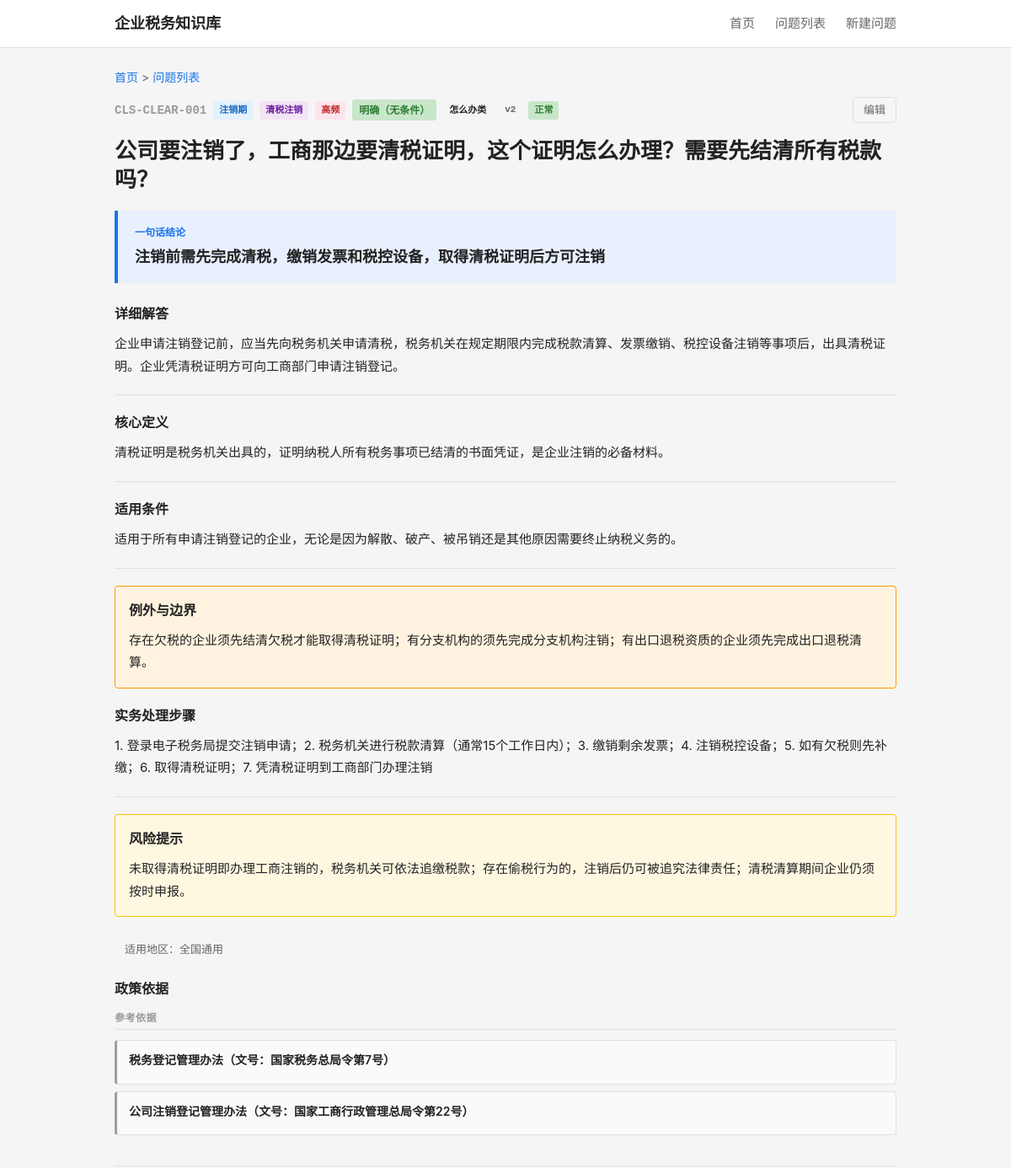
Page /question/CLS-CLEAR-001 (signed in, upper part) on the earlier database version.
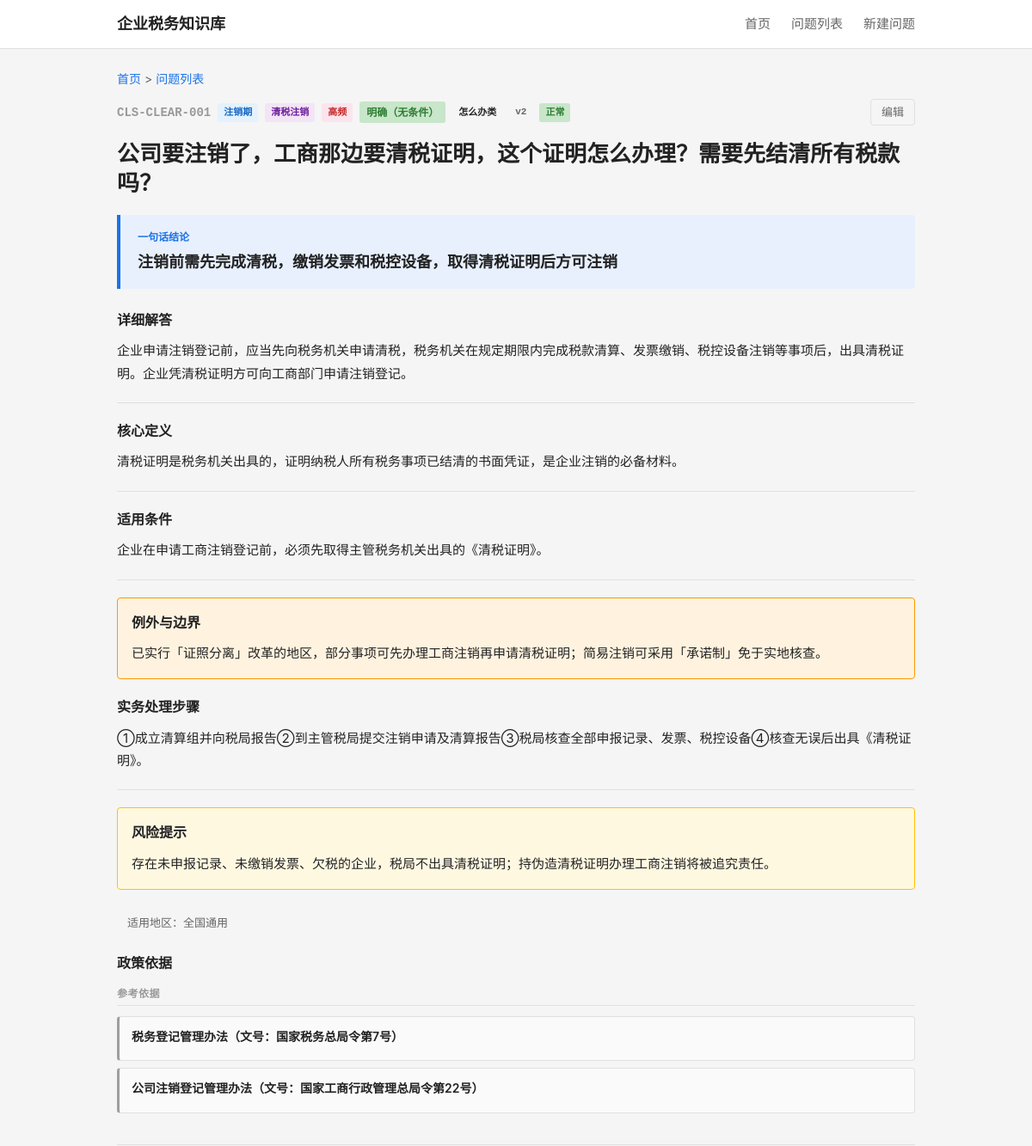
Same page on the later database version.
### tables this page shows
CREATE TABLE question_master (
    id              INTEGER PRIMARY KEY AUTOINCREMENT,
    question_code   TEXT NOT NULL UNIQUE,
    question_title  TEXT NOT NULL,
    question_plain  TEXT NOT NULL,

    -- 分类
    stage_code      TEXT NOT NULL,
    module_code     TEXT NOT NULL,
    question_type   TEXT NOT NULL,

    -- 答案
    one_line_answer TEXT NOT NULL,
    detailed_answer TEXT,
    core_definition TEXT,

    -- 条件与边界
    applicable_conditions TEXT,
    exceptions_boundary   TEXT,

    -- 实务
    practical_steps TEXT,
    risk_warning    TEXT,

    -- 适用范围
    scope_level     TEXT NOT NULL DEFAULT 'scope_national',
    local_region    TEXT,

    -- 确定性
    answer_certainty TEXT NOT NULL DEFAULT 'certain_clear',

    -- 元数据
    keywords        TEXT,
    high_frequency_flag INTEGER NOT NULL DEFAULT 0,
    newbie_flag     INTEGER NOT NULL DEFAULT 0,

    -- 版本管理
    status          TEXT NOT NULL DEFAULT 'draft',
    version_no      INTEGER NOT NULL DEFAULT 1,

    -- 审计字段
    created_at      TEXT NOT NULL DEFAULT (datetime('now')),
    updated_at      TEXT NOT NULL DEFAULT (datetime('now'))
);

CREATE TABLE question_policy_link (
    id              INTEGER PRIMARY KEY AUTOINCREMENT,
    question_id     INTEGER NOT NULL,
    policy_id       INTEGER NOT NULL,
    support_type    TEXT NOT NULL,
    support_note    TEXT,
    display_order   INTEGER NOT NULL DEFAULT 1,

    FOREIGN KEY (question_id) REFERENCES question_master(id) ON DELETE CASCADE,
    FOREIGN KEY (policy_id)   REFERENCES policy_basis(id)    ON DELETE CASCADE
);

CREATE TABLE policy_basis (
    id              INTEGER PRIMARY KEY AUTOINCREMENT,
    policy_code     TEXT NOT NULL UNIQUE,
    policy_name     TEXT NOT NULL,
    document_no     TEXT,
    article_ref     TEXT,

    -- 政策层级
    policy_level    TEXT NOT NULL,

    -- 有效期
    effective_date  TEXT,
    expiry_date     TEXT,
    current_status  TEXT NOT NULL DEFAULT 'effective',

    -- 内容摘要
    policy_summary  TEXT,
    raw_quote_short TEXT,

    -- 适用范围
    region_scope    TEXT DEFAULT 'national',

    -- 备注
    remarks         TEXT,

    -- 审计字段
    created_at      TEXT NOT NULL DEFAULT (datetime('now')),
    updated_at      TEXT NOT NULL DEFAULT (datetime('now'))
);

### backend/app.py (the view)
    @app.route('/question/<question_code>')
    def question_detail(question_code):
        from services.question_service import QuestionService
        svc = QuestionService()
        detail = svc.get_question_detail(question_code)
        if not detail:
            return "问题不存在", 404
        stages = svc.get_stages()
        modules = svc.get_modules()
        return render_template('detail.html',
                               detail=detail, stages=stages, modules=modules)

### backend/services/question_service.py (called while the page is built)
    def _query(self, sql, params=None):
        conn = sqlite3.connect(self.db_path)
        conn.execute("PRAGMA foreign_keys = ON")
        conn.row_factory = sqlite3.Row
        cur = conn.cursor()
        if params:
            cur.execute(sql, params)
        else:
            cur.execute(sql)
        rows = cur.fetchall()
        conn.close()
        return [dict(r) for r in rows]

    def _query_one(self, sql, params=None):
        rows = self._query(sql, params)
        return rows[0] if rows else None

    def get_stages(self):
        return self._query("""
            SELECT tag_code, tag_name
            FROM tag_dict
            WHERE tag_category = 'stage'
            ORDER BY display_order
        """)

    def get_modules(self):
        return self._query("""
            SELECT tag_code, tag_name
            FROM tag_dict
            WHERE tag_category = 'module'
            ORDER BY display_order
        """)

### frontend/templates/detail.html (shortened to what this page needs)
{% extends "base.html" %}
{% macro certainty_label(code) %}
    {% if code == 'certain_clear' %}<span class="certainty-tag clear">明确（无条件）</span>
    {% elif code == 'certain_condition' %}<span class="certainty-tag condition">有条件</span>
    {% elif code == 'certain_dispute' %}<span class="certainty-tag dispute">有争议</span>
    {% elif code == 'certain_practice' %}<span class="certainty-tag practice">实务做法</span>
    {% else %}<span class="certainty-tag">{{ code }}</span>{% endif %}
{% endmacro %}
{% macro question_type_label(code) %}
{%- if code == 'type_whether' -%}是否类
{%- elif code == 'type_how' -%}怎么办类
{%- elif code == 'type_definition' -%}定义类
{%- elif code == 'type_risk' -%}风险类
{%- elif code == 'type_time' -%}时限类
{%- elif code == 'type_why' -%}为什么类
{%- elif code == 'type_other' -%}其他类
{%- elif code == 'type_define' -%}定义类
{%- else -%}{{ code }}{%- endif -%}
{% endmacro %}
{% macro status_label(code) %}
    {% if code == 'active' %}正常
    {% elif code == 'draft' %}草稿
    {% elif code == 'pending' %}待复核
    {% elif code == 'archived' %}归档
    {% elif code == 'obsolete' %}过时
    {% else %}{{ code }}{% endif %}
{% endmacro %}
{% macro stage_label(code) %}
    {%- if code == 'SET' -%}设立期
    {%- elif code == 'OPR' -%}开业期
    {%- elif code == 'CHG' -%}变更期
    {%- elif code == 'RSK' -%}风险期
    {%- elif code == 'SUS' -%}停业期
    {%- elif code == 'CLS' -%}注销期
    {%- else -%}{{ code }}{%- endif -%}
{% endmacro %}
{% macro module_label(code) %}
    {%- if code == 'REG' -%}登记设立
    {%- elif code == 'DEC' -%}申报纳税
    {%- elif code == 'INV' -%}发票管理
    {%- elif code == 'VAT' -%}增值税
    {%- elif code == 'IIT' -%}个人所得税
    {%- elif code == 'CIT' -%}企业所得税
    {%- elif code == 'SSF' -%}社保公积金
    {%- elif code == 'CHG' -%}变更登记
    {%- elif code == 'CLEAR' -%}清税注销
    {%- elif code == 'RISK' -%}风险应对
    {%- elif code == 'FEE' -%}成本费用
    {%- elif code == 'PREF' -%}优惠政策
    {%- elif code == 'ETAX' -%}电子税务
    {%- else -%}{{ code }}{%- endif -%}
{% endmacro %}
{% block main %}
<div class="detail-header">
    <div class="breadcrumb">
        <a href="/">首页</a> &gt; <a href="/questions">问题列表</a>
    </div>
    <div class="question-meta-top">
        <span class="q-code-lg">{{ detail.question_code }}</span>
        <span class="q-badge stage">{{ stage_label(detail.stage_code) }}</span>
        <span class="q-badge module">{{ module_label(detail.module_code) }}</span>
        {% if detail.high_frequency_flag %}
        <span class="q-badge hf">高频</span>
        {% endif %}
        {{ certainty_label(detail.answer_certainty) }}
        <span class="q-badge">{{ question_type_label(detail.question_type) }}</span>
        <span class="q-badge version">v{{ detail.version_no }}</span>
        <span class="q-badge status-{{ detail.status }}">{{ status_label(detail.status) }}</span>
        <a href="/question/{{ detail.question_code }}/edit" class="edit-btn">编辑</a>
    </div>
</div>
<h1 class="detail-title">{{ detail.question_plain if detail.question_plain else detail.question_title }}</h1>
<div class="answer-box">
    <div class="answer-label">一句话结论</div>
    <div class="answer-content">{{ detail.one_line_answer }}</div>
</div>
{% if detail.detailed_answer %}
<div class="detail-section">
    <h3>详细解答</h3>
    <div class="detail-text">{{ detail.detailed_answer }}</div>
</div>
{% endif %}
{% if detail.core_definition %}
<div class="detail-section">
    <h3>核心定义</h3>
    <div class="detail-text">{{ detail.core_definition }}</div>
</div>
{% endif %}
{% if detail.applicable_conditions %}
<div class="detail-section">
    <h3>适用条件</h3>
    <div class="detail-text">{{ detail.applicable_conditions }}</div>
</div>
{% endif %}
{% if detail.exceptions_boundary %}
<div class="detail-section exception">
    <h3>例外与边界</h3>
    <div class="detail-text">{{ detail.exceptions_boundary }}</div>
</div>
{% endif %}
{% if detail.practical_steps %}
<div class="detail-section">
    <h3>实务处理步骤</h3>
    <div class="detail-text">{{ detail.practical_steps }}</div>
</div>
{% endif %}
{% if detail.risk_warning %}
<div class="detail-section warning">
    <h3>风险提示</h3>
    <div class="detail-text">{{ detail.risk_warning }}</div>
</div>
{% endif %}
{% if detail.scope_level == 'scope_national' %}
<div class="scope-note">适用地区：全国通用</div>
{% elif detail.scope_level == 'scope_provincial' %}
<div class="scope-note">适用地区：省级口径</div>
{% elif detail.scope_level == 'scope_local' %}
<div class="scope-note">适用地区：地方口径</div>
{% elif detail.local_region %}
<div class="scope-note local">地区：{{ detail.local_region }}</div>
{% endif %}
{% if detail.policies %}
{% set direct_policies = [] %}
{% set procedure_policies = [] %}
{% set other_policies = [] %}
{% for p in detail.policies %}
    {% if p.support_type == 'support_direct' %}{% do direct_policies.append(p) %}{% endif %}
    {% if p.support_type == 'support_procedure' %}{% do procedure_policies.append(p) %}{% endif %}
    {% if p.support_type not in ['support_direct', 'support_procedure'] %}{% do other_policies.append(p) %}{% endif %}
{% endfor %}
<div class="detail-section policies-section">
    <h3>政策依据</h3>
    {% if other_policies %}
    <div class="policy-group">
        <div class="policy-group-label">参考依据</div>
        <ul class="policy-list">
            {% for p in other_policies %}
            <li class="policy-item type-other">
                <div class="policy-title">{{ p.policy_name }}{% if p.article_ref %}（文号：{{ p.document_no }}）{% endif %}</div>
            </li>
            {% endfor %}
        </ul>
    </div>
    {% endif %}
</div>
{% endif %}
{% endblock %}

### frontend/templates/base.html (shortened to what this page needs)
<!DOCTYPE html>
<html lang="zh-CN">
<head>
    <link rel="stylesheet" href="{{ url_for('static', filename='css/style.css') }}">
</head>
<body>
    <header class="site-header">
        <div class="container header-inner">
            <a href="/" class="logo">企业税务知识库</a>
            <nav class="main-nav">
                <a href="/">首页</a>
                <a href="/questions">问题列表</a>
                <a href="/question/new">新建问题</a>
            </nav>
        </div>
    </header>
    <main class="container main-content">
        {% block main %}{% endblock %}
    </main>
</body>
</html>

### frontend/static/css/style.css (style rules this page uses)
:root { --bg: #f5f5f5; --surface: #ffffff; --border: #e0e0e0; --text: #222222; --text-secondary: #666666; --text-light: #999999; --accent: #1a73e8; --accent-hover: #1557b0; --warning-bg: #fff8e1; --warning-border: #ffc107; --exception-bg: #fff3e0; --exception-border: #ff9800; --tag-stage: #e3f2fd; --tag-module: #f3e5f5; --tag-hf: #fce4ec; --tag-newbie: #e8f5e9; --certainty-clear: #c8e6c9; --certainty-condition: #fff9c4; --certainty-dispute: #ffcdd2; }
* { box-sizing: border-box; margin: 0; padding: 0; }
body { font-family: -apple-system, BlinkMacSystemFont, "Segoe UI", Roboto, "Helvetica Neue", Arial, sans-serif; background: var(--bg); color: var(--text); line-height: 1.6; }
a { color: var(--accent); text-decoration: none; }
.container { max-width: 960px; margin: 0 auto; padding: 0 16px; }
.main-content { padding: 24px 16px 48px; }
.site-header { background: var(--surface); border-bottom: 1px solid var(--border); padding: 0 16px; }
.header-inner { display: flex; align-items: center; justify-content: space-between; height: 56px; }
.logo { font-size: 18px; font-weight: 700; color: var(--text); }
.main-nav { display: flex; gap: 24px; }
.main-nav a { color: var(--text-secondary); font-size: 15px; }
.q-code-lg { font-size: 14px; color: var(--text-light); font-family: monospace; font-weight: 600; }
.q-badge { font-size: 11px; padding: 2px 7px; border-radius: 3px; font-weight: 600; }
.q-badge.stage { background: var(--tag-stage); color: #1565c0; }
.q-badge.module { background: var(--tag-module); color: #6a1b9a; }
.q-badge.hf { background: var(--tag-hf); color: #c62828; }
.detail-header { margin-bottom: 16px; }
.breadcrumb { font-size: 14px; color: var(--text-secondary); margin-bottom: 12px; }
.question-meta-top { display: flex; align-items: center; flex-wrap: wrap; gap: 8px; }
.detail-title { font-size: 26px; font-weight: 700; margin-bottom: 20px; line-height: 1.3; }
.answer-box { background: #e8f0fe; border-left: 4px solid var(--accent); padding: 16px 20px; margin-bottom: 24px; border-radius: 0 4px 4px 0; }
.answer-label { font-size: 12px; font-weight: 700; color: var(--accent); text-transform: uppercase; margin-bottom: 6px; }
.answer-content { font-size: 18px; font-weight: 600; color: var(--text); }
.detail-section { margin-bottom: 20px; padding-bottom: 20px; border-bottom: 1px solid var(--border); }
.detail-section h3 { font-size: 16px; font-weight: 600; margin-bottom: 10px; }
.detail-text { font-size: 15px; line-height: 1.75; color: var(--text); white-space: pre-wrap; }
.detail-section.warning { background: var(--warning-bg); border: 1px solid var(--warning-border); border-radius: 4px; padding: 16px; }
.detail-section.exception { background: var(--exception-bg); border: 1px solid var(--exception-border); border-radius: 4px; padding: 16px; }
.policy-list { list-style: none; margin-top: 12px; }
.policy-item { padding: 12px; background: #fafafa; border: 1px solid var(--border); border-radius: 4px; margin-bottom: 8px; }
.policy-title { font-size: 15px; font-weight: 600; margin-bottom: 4px; }
.certainty-tag { font-size: 12px; padding: 3px 8px; border-radius: 3px; font-weight: 600; }
.certainty-tag.clear { background: #c8e6c9; color: #2e7d32; }
.q-badge.version { background: #f5f5f5; color: var(--text-secondary); font-family: monospace; }
.q-badge.status-active { background: #c8e6c9; color: #2e7d32; }
.scope-note { font-size: 13px; color: var(--text-secondary); margin-bottom: 16px; padding: 8px 12px; background: #f5f5f5; border-radius: 4px; display: inline-block; }
.policies-section h3 { margin-bottom: 12px; }
.policy-group { margin-bottom: 16px; }
.policy-group-label { font-size: 12px; font-weight: 700; text-transform: uppercase; letter-spacing: 0.5px; color: var(--text-light); margin-bottom: 8px; padding-bottom: 4px; border-bottom: 1px solid var(--border); }
.policy-list { list-style: none; }
.policy-item { padding: 12px 14px; background: #fafafa; border: 1px solid var(--border); border-radius: 4px; margin-bottom: 8px; border-left-width: 3px; }
.policy-item.type-other { border-left-color: #9e9e9e; }
.policy-title { font-size: 14px; font-weight: 600; margin-bottom: 4px; }
.edit-btn { font-size: 13px; padding: 4px 12px; background: #f5f5f5; border: 1px solid var(--border); border-radius: 4px; color: var(--text-secondary); text-decoration: none; margin-left: auto; }

Differences in the rows shown:
changed question_master "公司要注销了，工商那边要清税证明，这个证明怎么办理？需要先结清所有税款吗？": applicable_conditions "适用于所有申请注销登记的企业，无论是因为解散、破产、被吊销还是其他原因需要终止纳税义务的。" → "企业在申请工商注销登记前，必须先取得主管税务机关出具的《清税证明》。"; exceptions_boundary "存在欠税的企业须先结清欠税才能取得清税证明；有分支机构的须先完成分支机构注销；有出口退税资质的企业须先完成出口退税清算。" → "已实行「证照分离」改革的地区，部分事项可先办理工商注销再申请清税证明；简易注销可采用「承诺制」免于实地核查。"; practical_steps "1. 登录电子税务局提交注销申请；2. 税务机关进行税款清算（通常15个工作日内）；3. 缴销剩余发票；4. 注销税控设备；5. 如有欠税则先补缴；6. 取得清税证明；7. 凭清税证明到工商部门办理注销" → "①成立清算组并向税局报告②到主管税局提交注销申请及清算报告③税局核查全部申报记录、发票、税控设备④核查无误后出具《清税证明》。"; risk_warning "未取得清税证明即办理工商注销的，税务机关可依法追缴税款；存在偷税行为的，注销后仍可被追究法律责任；清税清算期间企业仍须按时申报。" → "存在未申报记录、未缴销发票、欠税的企业，税局不出具清税证明；持伪造清税证明办理工商注销将被追究责任。"
